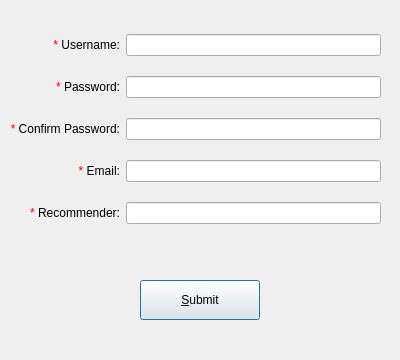
<?xml version="1.0" encoding="UTF-8"?>
<ui version="4.0">
 <class>SignUpDialog</class>
 <widget class="QDialog" name="SignUpDialog">
  <property name="geometry">
   <rect>
    <x>0</x>
    <y>0</y>
    <width>400</width>
    <height>360</height>
   </rect>
  </property>
  <property name="windowTitle">
   <string>Sign Up</string>
  </property>
  <property name="locale">
   <locale language="English" country="UnitedStates"/>
  </property>
  <widget class="QPushButton" name="submitButton">
   <property name="geometry">
    <rect>
     <x>140</x>
     <y>280</y>
     <width>120</width>
     <height>40</height>
    </rect>
   </property>
   <property name="minimumSize">
    <size>
     <width>120</width>
     <height>40</height>
    </size>
   </property>
   <property name="maximumSize">
    <size>
     <width>120</width>
     <height>40</height>
    </size>
   </property>
   <property name="text">
    <string>&amp;Submit</string>
   </property>
  </widget>
  <widget class="QWidget" name="layoutWidget">
   <property name="geometry">
    <rect>
     <x>10</x>
     <y>20</y>
     <width>371</width>
     <height>221</height>
    </rect>
   </property>
   <layout class="QGridLayout" name="gridLayout">
    <item row="0" column="0">
     <widget class="QLabel" name="label_1">
      <property name="locale">
       <locale language="English" country="UnitedStates"/>
      </property>
      <property name="text">
       <string>&lt;span style=&quot; color:#ff0000;&quot;&gt;* &lt;/span&gt;Username:</string>
      </property>
      <property name="alignment">
       <set>Qt::AlignRight|Qt::AlignTrailing|Qt::AlignVCenter</set>
      </property>
     </widget>
    </item>
    <item row="0" column="1">
     <widget class="QLineEdit" name="usernameEdit"/>
    </item>
    <item row="1" column="0">
     <widget class="QLabel" name="label_2">
      <property name="text">
       <string>&lt;span style=&quot; color:#ff0000;&quot;&gt;* &lt;/span&gt;Password:</string>
      </property>
      <property name="alignment">
       <set>Qt::AlignRight|Qt::AlignTrailing|Qt::AlignVCenter</set>
      </property>
     </widget>
    </item>
    <item row="1" column="1">
     <widget class="QLineEdit" name="passwordEdit">
      <property name="echoMode">
       <enum>QLineEdit::Password</enum>
      </property>
     </widget>
    </item>
    <item row="2" column="0">
     <widget class="QLabel" name="label_3">
      <property name="text">
       <string>&lt;span style=&quot; color:#ff0000;&quot;&gt;* &lt;/span&gt;Confirm Password:</string>
      </property>
      <property name="alignment">
       <set>Qt::AlignRight|Qt::AlignTrailing|Qt::AlignVCenter</set>
      </property>
     </widget>
    </item>
    <item row="2" column="1">
     <widget class="QLineEdit" name="confirmPasswordEdit">
      <property name="echoMode">
       <enum>QLineEdit::Password</enum>
      </property>
     </widget>
    </item>
    <item row="3" column="0">
     <widget class="QLabel" name="label_4">
      <property name="text">
       <string>&lt;span style=&quot; color:#ff0000;&quot;&gt;* &lt;/span&gt;Email:</string>
      </property>
      <property name="alignment">
       <set>Qt::AlignRight|Qt::AlignTrailing|Qt::AlignVCenter</set>
      </property>
     </widget>
    </item>
    <item row="3" column="1">
     <widget class="QLineEdit" name="emailEdit"/>
    </item>
    <item row="4" column="0">
     <widget class="QLabel" name="label_5">
      <property name="text">
       <string>&lt;span style=&quot; color:#ff0000;&quot;&gt;* &lt;/span&gt;Recommender:</string>
      </property>
      <property name="alignment">
       <set>Qt::AlignRight|Qt::AlignTrailing|Qt::AlignVCenter</set>
      </property>
     </widget>
    </item>
    <item row="4" column="1">
     <widget class="QLineEdit" name="recommenderEdit"/>
    </item>
   </layout>
  </widget>
 </widget>
 <resources/>
 <connections/>
</ui>
